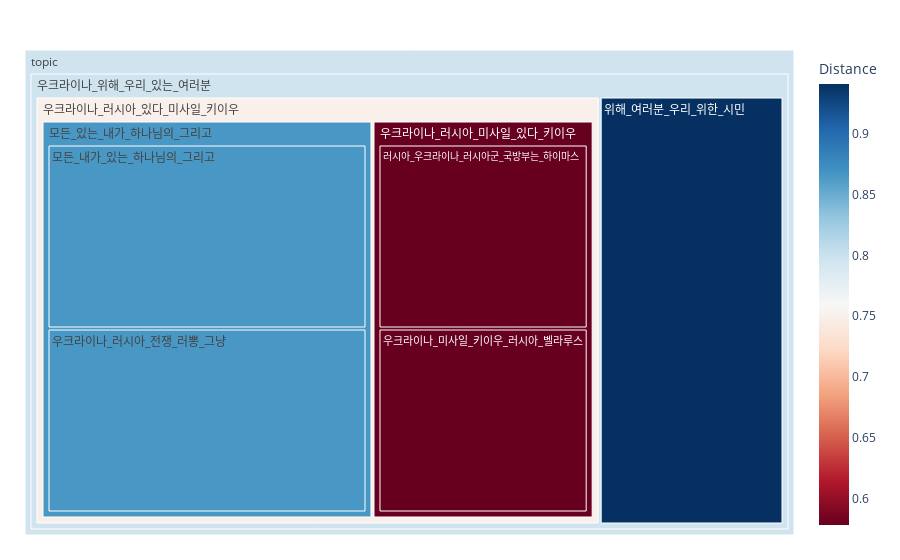

This figure's notebook cell:
### Code cell
import plotly.express as px

df=px.data.tips()

fig = px.treemap(parent_data2, path=[px.Constant("topic"), 'Parent_Name','Child_Name5','Child_Name4','Child_Name'], values='Distance',
                color='Distance',color_continuous_scale='RdBu')
fig.update_traces(root_color="lightgrey")
fig.update_layout(margin = dict(t=50, l=25, r=25, b=25))
fig.show()

### Figure 1 — Plotly figure (JSON) as saved in the notebook; plotly's stock layout.template omitted (floating-point values rounded to 4 significant figures)
{"data": [{"branchvalues": "total", "customdata": [[0.5784], [0.8656], [0.8656], [0.5784], [0.8656], [0.5784], [0.7506], [0.9409], [0.7973], [0.7973]], "domain": {"x": [0, 1], "y": [0, 1]}, "hovertemplate": "labels=%{label}<br>Distance_sum=%{value}<br>parent=%{parent}<br>id=%{id}<br>Distance=%{color}<extra></extra>", "ids": ["topic/우크라이나_위해_우리_있는_여러분/우크라이나_러시아_있다_미사일_키이우/우크라이나_러시아_미사일_있다_키이우/러시아_우크라이나_러시아군_국방부는_하이마스", "topic/우크라이나_위해_우리_있는_여러분/우크라이나_러시아_있다_미사일_키이우/모든_있는_내가_하나님의_그리고/모든_내가_있는_하나님의_그리고", "topic/우크라이나_위해_우리_있는_여러분/우크라이나_러시아_있다_미사일_키이우/모든_있는_내가_하나님의_그리고/우크라이나_러시아_전쟁_러뽕_그냥", "topic/우크라이나_위해_우리_있는_여러분/우크라이나_러시아_있다_미사일_키이우/우크라이나_러시아_미사일_있다_키이우/우크라이나_미사일_키이우_러시아_벨라루스", "topic/우크라이나_위해_우리_있는_여러분/우크라이나_러시아_있다_미사일_키이우/모든_있는_내가_하나님의_그리고", "topic/우크라이나_위해_우리_있는_여러분/우크라이나_러시아_있다_미사일_키이우/우크라이나_러시아_미사일_있다_키이우", "topic/우크라이나_위해_우리_있는_여러분/우크라이나_러시아_있다_미사일_키이우", "topic/우크라이나_위해_우리_있는_여러분/위해_여러분_우리_위한_시민", "topic/우크라이나_위해_우리_있는_여러분", "topic"], "labels": ["러시아_우크라이나_러시아군_국방부는_하이마스", "모든_내가_있는_하나님의_그리고", "우크라이나_러시아_전쟁_러뽕_그냥", "우크라이나_미사일_키이우_러시아_벨라루스", "모든_있는_내가_하나님의_그리고", "우크라이나_러시아_미사일_있다_키이우", "우크라이나_러시아_있다_미사일_키이우", "위해_여러분_우리_위한_시민", "우크라이나_위해_우리_있는_여러분", "topic"], "marker": {"coloraxis": "coloraxis", "colors": [0.5784, 0.8656, 0.8656, 0.5784, 0.8656, 0.5784, 0.7506, 0.9409, 0.7973, 0.7973]}, "name": "", "parents": ["topic/우크라이나_위해_우리_있는_여러분/우크라이나_러시아_있다_미사일_키이우/우크라이나_러시아_미사일_있다_키이우", "topic/우크라이나_위해_우리_있는_여러분/우크라이나_러시아_있다_미사일_키이우/모든_있는_내가_하나님의_그리고", "topic/우크라이나_위해_우리_있는_여러분/우크라이나_러시아_있다_미사일_키이우/모든_있는_내가_하나님의_그리고", "topic/우크라이나_위해_우리_있는_여러분/우크라이나_러시아_있다_미사일_키이우/우크라이나_러시아_미사일_있다_키이우", "topic/우크라이나_위해_우리_있는_여러분/우크라이나_러시아_있다_미사일_키이우", "topic/우크라이나_위해_우리_있는_여러분/우크라이나_러시아_있다_미사일_키이우", "topic/우크라이나_위해_우리_있는_여러분", "topic/우크라이나_위해_우리_있는_여러분", "topic", ""], "root": {"color": "lightgrey"}, "type": "treemap", "values": [0.5784, 0.8656, 0.8656, 0.5784, 1.731, 1.157, 2.888, 0.9409, 3.829, 3.829]}], "layout": {"coloraxis": {"colorbar": {"title": {"text": "Distance"}}, "colorscale": [[0, "rgb(103,0,31)"], [0.1, "rgb(178,24,43)"], [0.2, "rgb(214,96,77)"], [0.3, "rgb(244,165,130)"], [0.4, "rgb(253,219,199)"], [0.5, "rgb(247,247,247)"], [0.6, "rgb(209,229,240)"], [0.7, "rgb(146,197,222)"], [0.8, "rgb(67,147,195)"], [0.9, "rgb(33,102,172)"], [1, "rgb(5,48,97)"]]}, "legend": {"tracegroupgap": 0}, "margin": {"b": 25, "l": 25, "r": 25, "t": 50}}}
